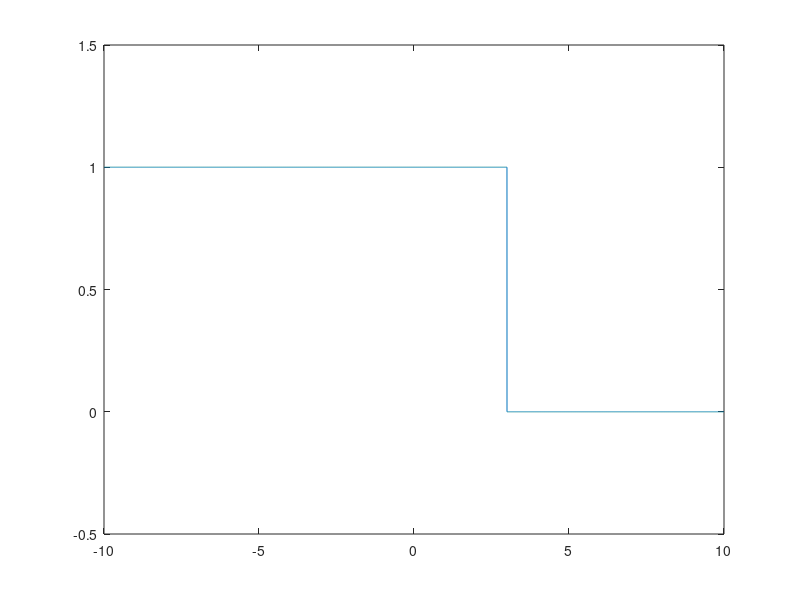

The MATLAB source for this figure:
clc;
clear all;
close all;
%%
t = -10:0.001:10;
x = zeros(size(t));
for i = 1:length(t);
    if 3 - t(i) > 0
        x(i) = 1;
    end;
end;
plot(t, x);
ylim([-0.5, 1.5]);
